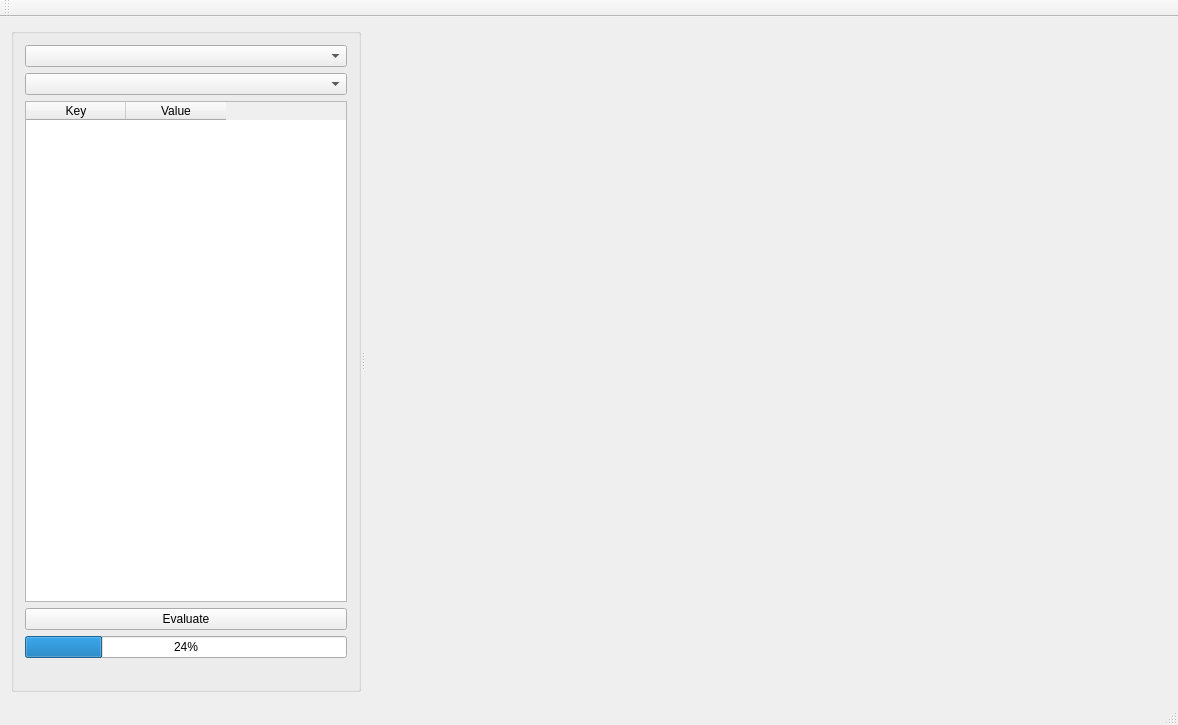
<?xml version="1.0" encoding="UTF-8"?>
<ui version="4.0">
 <class>MainWindowClass</class>
 <widget class="QMainWindow" name="MainWindowClass">
  <property name="geometry">
   <rect>
    <x>0</x>
    <y>0</y>
    <width>1178</width>
    <height>725</height>
   </rect>
  </property>
  <property name="sizePolicy">
   <sizepolicy hsizetype="Expanding" vsizetype="Expanding">
    <horstretch>0</horstretch>
    <verstretch>0</verstretch>
   </sizepolicy>
  </property>
  <property name="minimumSize">
   <size>
    <width>600</width>
    <height>400</height>
   </size>
  </property>
  <property name="windowTitle">
   <string>Pde solver</string>
  </property>
  <property name="styleSheet">
   <string notr="true">font: 75 9pt &quot;Noto Sans&quot;;</string>
  </property>
  <widget class="QWidget" name="centralWidget">
   <layout class="QGridLayout" name="gridLayout">
    <item row="0" column="0">
     <widget class="QSplitter" name="splitter">
      <property name="orientation">
       <enum>Qt::Horizontal</enum>
      </property>
      <widget class="QGroupBox" name="groupBox">
       <property name="sizePolicy">
        <sizepolicy hsizetype="Maximum" vsizetype="Preferred">
         <horstretch>0</horstretch>
         <verstretch>0</verstretch>
        </sizepolicy>
       </property>
       <property name="minimumSize">
        <size>
         <width>280</width>
         <height>0</height>
        </size>
       </property>
       <property name="maximumSize">
        <size>
         <width>350</width>
         <height>10000</height>
        </size>
       </property>
       <property name="layoutDirection">
        <enum>Qt::LeftToRight</enum>
       </property>
       <property name="styleSheet">
        <string notr="true"/>
       </property>
       <property name="title">
        <string/>
       </property>
       <property name="flat">
        <bool>false</bool>
       </property>
       <layout class="QVBoxLayout" name="verticalLayout">
        <item>
         <widget class="QComboBox" name="EquationComboBox"/>
        </item>
        <item>
         <widget class="QComboBox" name="MethodsComboBox"/>
        </item>
        <item>
         <widget class="QTableWidget" name="PdeSettingsTableWidget">
          <property name="sizePolicy">
           <sizepolicy hsizetype="Minimum" vsizetype="Minimum">
            <horstretch>0</horstretch>
            <verstretch>0</verstretch>
           </sizepolicy>
          </property>
          <property name="minimumSize">
           <size>
            <width>260</width>
            <height>10</height>
           </size>
          </property>
          <property name="maximumSize">
           <size>
            <width>16777215</width>
            <height>16777215</height>
           </size>
          </property>
          <property name="sizeAdjustPolicy">
           <enum>QAbstractScrollArea::AdjustToContentsOnFirstShow</enum>
          </property>
          <column>
           <property name="text">
            <string>Key</string>
           </property>
          </column>
          <column>
           <property name="text">
            <string>Value</string>
           </property>
          </column>
         </widget>
        </item>
        <item>
         <widget class="QPushButton" name="EvaluatePushButton">
          <property name="toolTip">
           <string/>
          </property>
          <property name="text">
           <string>Evaluate</string>
          </property>
         </widget>
        </item>
        <item>
         <widget class="QProgressBar" name="GraphSolutionProgressBar">
          <property name="value">
           <number>24</number>
          </property>
         </widget>
        </item>
        <item>
         <widget class="QLabel" name="GraphSolutionProgressLabel">
          <property name="sizePolicy">
           <sizepolicy hsizetype="Preferred" vsizetype="Maximum">
            <horstretch>0</horstretch>
            <verstretch>0</verstretch>
           </sizepolicy>
          </property>
          <property name="text">
           <string/>
          </property>
         </widget>
        </item>
       </layout>
      </widget>
      <widget class="QWidget" name="layoutWidget">
       <layout class="QVBoxLayout" name="GraphLayout"/>
      </widget>
     </widget>
    </item>
   </layout>
  </widget>
  <widget class="QMenuBar" name="menuBar">
   <property name="geometry">
    <rect>
     <x>0</x>
     <y>0</y>
     <width>1178</width>
     <height>24</height>
    </rect>
   </property>
  </widget>
  <widget class="QToolBar" name="mainToolBar">
   <attribute name="toolBarArea">
    <enum>TopToolBarArea</enum>
   </attribute>
   <attribute name="toolBarBreak">
    <bool>false</bool>
   </attribute>
  </widget>
  <widget class="QStatusBar" name="statusBar"/>
 </widget>
 <layoutdefault spacing="6" margin="11"/>
 <resources/>
 <connections/>
</ui>
